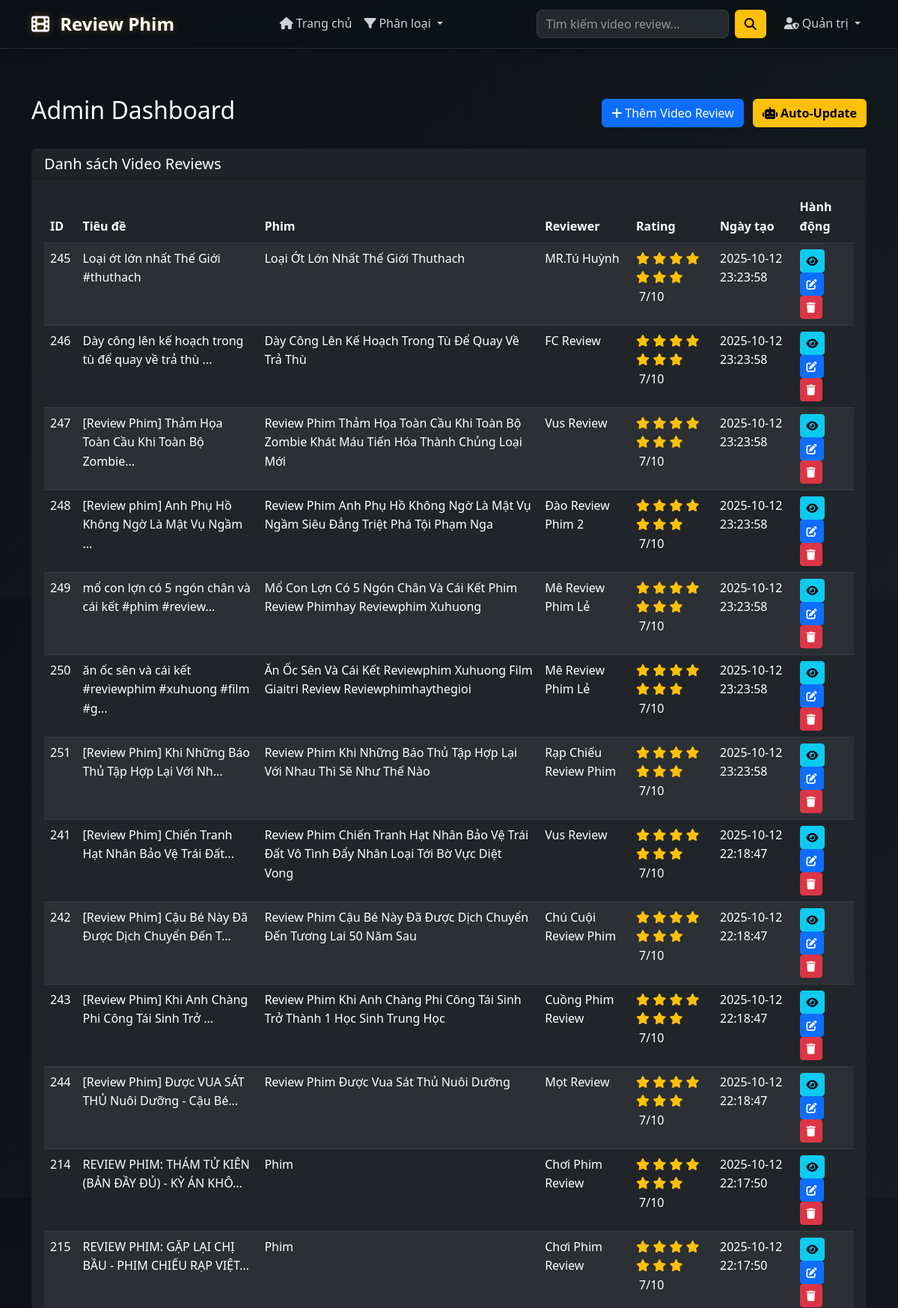
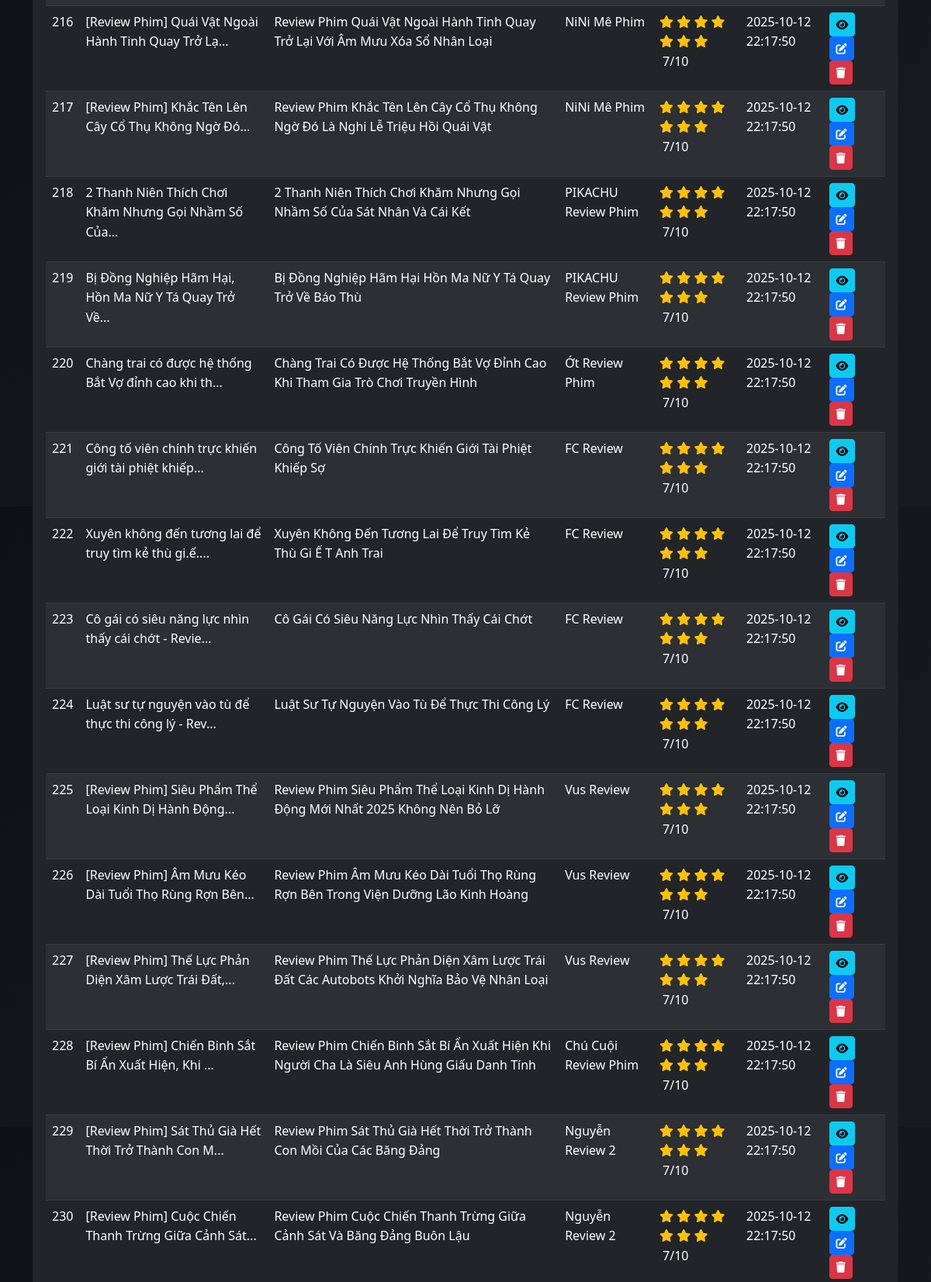
The page /admin (upper part) on the database its author committed (2 pictures, top to bottom).
### tables this page shows
CREATE TABLE video_reviews (
                    id INTEGER PRIMARY KEY AUTOINCREMENT,
                    title TEXT NOT NULL,
                    movie_title TEXT NOT NULL,
                    reviewer_name TEXT NOT NULL,
                    video_url TEXT NOT NULL,
                    video_type TEXT NOT NULL,
                    video_id TEXT NOT NULL,
                    description TEXT,
                    rating INTEGER,
                    movie_link TEXT,
                    created_at TIMESTAMP DEFAULT CURRENT_TIMESTAMP
                , channel_name TEXT, thumbnail_url TEXT DEFAULT "", published_at TIMESTAMP, updated_at TIMESTAMP, country TEXT DEFAULT "Unknown", genre TEXT DEFAULT "Unknown", series_name TEXT, episode_number INTEGER, movie_type TEXT DEFAULT "single");

### app.py (the view)
@app.route('/admin')
def admin_dashboard():
    if not is_localhost():
        flash('Tính năng quản trị chỉ khả dụng khi truy cập từ localhost!', 'error')
        return redirect(url_for('index'))
    conn = get_conn()
    c = conn.cursor()
    c.execute('SELECT * FROM video_reviews ORDER BY created_at DESC')
    reviews = c.fetchall()
    conn.close()
    return render_template('admin/dashboard.html', reviews=reviews)

### app.py (called while the page is built)
def get_conn(path='db.sqlite'):
    conn = sqlite3.connect(path, check_same_thread=False, timeout=30)
    try:
        conn.execute("PRAGMA journal_mode=WAL;")
    except Exception:
        pass
    return conn

def is_localhost():
    remote_addr = request.environ.get('REMOTE_ADDR', '')
    http_host = request.environ.get('HTTP_HOST', '')
    localhost_ips = ['127.0.0.1', '::1']
    localhost_hosts = ['localhost', '127.0.0.1']
    if remote_addr in localhost_ips:
        return True
    if any(host in http_host for host in localhost_hosts):
        return True
    return False

### templates/admin/dashboard.html (shortened to what this page needs)
{% extends "base.html" %}
{% block content %}
<div class="container mt-5 pt-5">
  <div class="row">
    <div class="col-12">
      <div class="d-flex justify-content-between align-items-center mb-4">
        <h2 class="text-white">Admin Dashboard</h2>
        <div>
          <a href="{{ url_for('admin_new_review') }}" class="btn btn-primary me-2">
            <i class="fas fa-plus me-1"></i>Thêm Video Review
          </a>
          <a href="{{ url_for('admin_auto_update') }}" class="btn btn-warning">
            <i class="fas fa-robot me-1"></i>Auto-Update
          </a>
        </div>
      </div>
    </div>
  </div>
  <div class="row">
    <div class="col-12">
      <div class="card bg-dark text-white">
        <div class="card-header">
          <h5 class="mb-0">Danh sách Video Reviews</h5>
        </div>
        <div class="card-body">
          {% if reviews %}
          <div class="table-responsive">
            <table class="table table-dark table-striped">
              <thead>
                <tr>
                  <th>ID</th>
                  <th>Tiêu đề</th>
                  <th>Phim</th>
                  <th>Reviewer</th>
                  <th>Rating</th>
                  <th>Ngày tạo</th>
                  <th>Hành động</th>
                </tr>
              </thead>
              <tbody>
                {% for review in reviews %}
                <tr>
                  <td>{{ review[0] }}</td>
                  <td>{{ review[1][:50] }}{% if review[1]|length > 50 %}...{% endif %}</td>
                  <td>{{ review[2] }}</td>
                  <td>{{ review[3] }}</td>
                  <td>
                    {% for i in range(review[8]) %}
                      <i class="fas fa-star text-warning"></i>
                    {% endfor %}
                    <span class="ms-1">{{ review[8] }}/10</span>
                  </td>
                  <td>{{ review[10] }}</td>
                  <td>
                    <a href="{{ url_for('review_detail', review_id=review[0]) }}"
                       class="btn btn-sm btn-info me-1" target="_blank">
                      <i class="fas fa-eye"></i>
                    </a>
                    <a href="{{ url_for('admin_edit_review', review_id=review[0]) }}"
                       class="btn btn-sm btn-primary me-1">
                      <i class="fas fa-edit"></i>
                    </a>
                    <a href="{{ url_for('admin_delete_review', review_id=review[0]) }}"
                       class="btn btn-sm btn-danger"
                       onclick="return confirm('Xóa video này?');">
                      <i class="fas fa-trash"></i>
                    </a>
                  </td>
                </tr>
                {% endfor %}
              </tbody>
            </table>
          </div>
          {% endif %}
        </div>
      </div>
    </div>
  </div>
</div>
{% endblock %}

### templates/base.html (shortened to what this page needs)
<!DOCTYPE html>
<html lang="vi">
<head>
    <link href="https://cdnjs.cloudflare.com/ajax/libs/bootstrap/5.3.0/css/bootstrap.min.css" rel="stylesheet">
    <link href="https://cdnjs.cloudflare.com/ajax/libs/font-awesome/6.4.0/css/all.min.css" rel="stylesheet">
    <link href="{{ url_for('static', filename='css/style.css') }}" rel="stylesheet">
</head>
<body>
    <nav class="navbar navbar-expand-lg navbar-dark bg-dark fixed-top">
        <div class="container">
            <a class="navbar-brand" href="{{ url_for('index') }}">
                <i class="fas fa-film me-2"></i>
                <strong>Review Phim</strong>
            </a>
            <div class="collapse navbar-collapse" id="navbarNav">
                <ul class="navbar-nav mx-auto">
                    <li class="nav-item">
                        <a class="nav-link" href="{{ url_for('index') }}">
                            <i class="fas fa-home me-1"></i>Trang chủ
                        </a>
                    </li>
                    <li class="nav-item dropdown">
                        <a class="nav-link dropdown-toggle" href="#" role="button" data-bs-toggle="dropdown">
                            <i class="fas fa-filter me-1"></i>Phân loại
                        </a>
                    </li>
                </ul>
                <form class="d-flex me-3" action="{{ url_for('search') }}" method="GET">
                    <input class="form-control me-2" type="search" name="q" placeholder="Tìm kiếm video review..."
                           value="{{ request.args.get('q', '') }}">
                    <button class="btn btn-warning" type="submit">
                        <i class="fas fa-search"></i>
                    </button>
                </form>
                <ul class="navbar-nav">
                    {% if request.environ.get('REMOTE_ADDR') in ['127.0.0.1', 'localhost'] or request.environ.get('HTTP_HOST', '').startswith('127.0.0.1') or request.environ.get('HTTP_HOST', '').startswith('localhost') %}
                    <li class="nav-item dropdown">
                        <a class="nav-link dropdown-toggle text-warning" href="#" role="button" data-bs-toggle="dropdown">
                            <i class="fas fa-user-shield me-1"></i>Quản trị
                        </a>
                    </li>
                    {% endif %}
                </ul>
            </div>
        </div>
    </nav>
    <main class="main-content">
        {% block content %}{% endblock %}
    </main>
</body>
</html>

### static/css/style.css (style rules this page uses)
:root { --primary-bg: #0d1117; --secondary-bg: #161b22; --card-bg: rgba(255, 255, 255, 0.05); --warning: #ffc107; --warning-dark: #f57c00; --success: #28a745; --danger: #dc3545; --info: #17a2b8; --light: #f8f9fa; --dark: #343a40; --text-light: #c9d1d9; --text-muted: #8b949e; --border-color: rgba(255, 255, 255, 0.1); }
body { font-family: 'Segoe UI', Tahoma, Geneva, Verdana, sans-serif; background: linear-gradient(135deg, #0d1117 0%, #161b22 100%); color: var(--text-light); min-height: 100vh; line-height: 1.6; }
.navbar { backdrop-filter: blur(10px); background: rgba(13, 17, 23, 0.95) !important; border-bottom: 1px solid var(--border-color); box-shadow: 0 2px 10px rgba(0, 0, 0, 0.3); }
.navbar-brand { font-size: 1.5rem; font-weight: 700; text-shadow: 0 0 10px rgba(255, 193, 7, 0.3); }
.nav-link { color: var(--text-light) !important; font-weight: 500; transition: color 0.3s ease; }
.main-content { margin-top: 80px; min-height: calc(100vh - 160px); }
.btn-warning { background: var(--warning); border-color: var(--warning); color: black; font-weight: 600; transition: all 0.3s ease; }
.table-dark { --bs-table-bg: transparent; }
.table-dark td, .table-dark th { border-color: var(--border-color); }
.form-control { background: rgba(255, 255, 255, 0.1); border: 1px solid var(--border-color); color: white; border-radius: 8px; }
.form-control::placeholder { color: rgba(255, 255, 255, 0.5); }

### rows shown on the page
video_reviews: id "245", title "Loại ớt lớn nhất Thế Giới #thuthach", movie_title "Loại Ớt Lớn Nhất Thế Giới Thuthach", reviewer_name "MR.Tú Huỳnh", rating "7", created_at "2025-10-12 23:23:58"
video_reviews: id "246", title "Dày công lên kế hoạch trong tù để quay về trả thù", movie_title "Dày Công Lên Kế Hoạch Trong Tù Để Quay Về Trả Thù", reviewer_name "FC Review", rating "7", created_at "2025-10-12 23:23:58"
video_reviews: id "247", title "[Review Phim] Thảm Họa Toàn Cầu Khi Toàn Bộ Zombie", movie_title "Review Phim Thảm Họa Toàn Cầu Khi Toàn Bộ Zombie Khát Máu Tiến Hóa Thành Chủng Loại Mới", reviewer_name "Vus Review", rating "7", created_at "2025-10-12 23:23:58"
video_reviews: id "248", title "[Review phim] Anh Phụ Hồ Không Ngờ Là Mật Vụ Ngầm", movie_title "Review Phim Anh Phụ Hồ Không Ngờ Là Mật Vụ Ngầm Siêu Đẳng Triệt Phá Tội Phạm Nga", reviewer_name "Đào Review Phim 2", rating "7", created_at "2025-10-12 23:23:58"
video_reviews: id "249", title "mổ con lợn có 5 ngón chân và cái kết #phim #review", movie_title "Mổ Con Lợn Có 5 Ngón Chân Và Cái Kết Phim Review Phimhay Reviewphim Xuhuong", reviewer_name "Mê Review Phim Lẻ", rating "7", created_at "2025-10-12 23:23:58"
video_reviews: id "250", title "ăn ốc sên và cái kết #reviewphim #xuhuong #film #g", movie_title "Ăn Ốc Sên Và Cái Kết Reviewphim Xuhuong Film Giaitri Review Reviewphimhaythegioi", reviewer_name "Mê Review Phim Lẻ", rating "7", created_at "2025-10-12 23:23:58"
video_reviews: id "251", title "[Review Phim] Khi Những Báo Thủ Tập Hợp Lại Với Nh", movie_title "Review Phim Khi Những Báo Thủ Tập Hợp Lại Với Nhau Thì Sẽ Như Thế Nào", reviewer_name "Rạp Chiếu Review Phim", rating "7", created_at "2025-10-12 23:23:58"
video_reviews: id "241", title "[Review Phim] Chiến Tranh Hạt Nhân Bảo Vệ Trái Đất", movie_title "Review Phim Chiến Tranh Hạt Nhân Bảo Vệ Trái Đất Vô Tình Đẩy Nhân Loại Tới Bờ Vực Diệt Vong", reviewer_name "Vus Review", rating "7", created_at "2025-10-12 22:18:47"
video_reviews: id "242", title "[Review Phim] Cậu Bé Này Đã Được Dịch Chuyển Đến T", movie_title "Review Phim Cậu Bé Này Đã Được Dịch Chuyển Đến Tương Lai 50 Năm Sau", reviewer_name "Chú Cuội Review Phim", rating "7", created_at "2025-10-12 22:18:47"
video_reviews: id "243", title "[Review Phim] Khi Anh Chàng Phi Công Tái Sinh Trở", movie_title "Review Phim Khi Anh Chàng Phi Công Tái Sinh Trở Thành 1 Học Sinh Trung Học", reviewer_name "Cuồng Phim Review", rating "7", created_at "2025-10-12 22:18:47"
video_reviews: id "244", title "[Review Phim] Được VUA SÁT THỦ Nuôi Dưỡng - Cậu Bé", movie_title "Review Phim Được Vua Sát Thủ Nuôi Dưỡng", reviewer_name "Mọt Review", rating "7", created_at "2025-10-12 22:18:47"
video_reviews: id "214", title "REVIEW PHIM: THÁM TỬ KIÊN (BẢN ĐẦY ĐỦ) - KỲ ÁN KHÔ", movie_title "Phim", reviewer_name "Chơi Phim Review", rating "7", created_at "2025-10-12 22:17:50"
video_reviews: id "215", title "REVIEW PHIM: GẶP LẠI CHỊ BẦU - PHIM CHIẾU RẠP VIỆT", movie_title "Phim", reviewer_name "Chơi Phim Review", rating "7", created_at "2025-10-12 22:17:50"
video_reviews: id "216", title "[Review Phim] Quái Vật Ngoài Hành Tinh Quay Trở Lạ", movie_title "Review Phim Quái Vật Ngoài Hành Tinh Quay Trở Lại Với Âm Mưu Xóa Sổ Nhân Loại", reviewer_name "NiNi Mê Phim", rating "7", created_at "2025-10-12 22:17:50"
video_reviews: id "217", title "[Review Phim] Khắc Tên Lên Cây Cổ Thụ Không Ngờ Đó", movie_title "Review Phim Khắc Tên Lên Cây Cổ Thụ Không Ngờ Đó Là Nghi Lễ Triệu Hồi Quái Vật", reviewer_name "NiNi Mê Phim", rating "7", created_at "2025-10-12 22:17:50"
video_reviews: id "218", title "2 Thanh Niên Thích Chơi Khăm Nhưng Gọi Nhầm Số Của", movie_title "2 Thanh Niên Thích Chơi Khăm Nhưng Gọi Nhầm Số Của Sát Nhân Và Cái Kết", reviewer_name "PIKACHU Review Phim", rating "7", created_at "2025-10-12 22:17:50"
video_reviews: id "219", title "Bị Đồng Nghiệp Hãm Hại, Hồn Ma Nữ Y Tá Quay Trở Về", movie_title "Bị Đồng Nghiệp Hãm Hại Hồn Ma Nữ Y Tá Quay Trở Về Báo Thù", reviewer_name "PIKACHU Review Phim", rating "7", created_at "2025-10-12 22:17:50"
video_reviews: id "220", title "Chàng trai có được hệ thống Bắt Vợ đỉnh cao khi th", movie_title "Chàng Trai Có Được Hệ Thống Bắt Vợ Đỉnh Cao Khi Tham Gia Trò Chơi Truyền Hình", reviewer_name "Ớt Review Phim", rating "7", created_at "2025-10-12 22:17:50"
video_reviews: id "221", title "Công tố viên chính trực khiến giới tài phiệt khiếp", movie_title "Công Tố Viên Chính Trực Khiến Giới Tài Phiệt Khiếp Sợ", reviewer_name "FC Review", rating "7", created_at "2025-10-12 22:17:50"
video_reviews: id "222", title "Xuyên không đến tương lai để truy tìm kẻ thù gi.ế.", movie_title "Xuyên Không Đến Tương Lai Để Truy Tìm Kẻ Thù Gi Ế T Anh Trai", reviewer_name "FC Review", rating "7", created_at "2025-10-12 22:17:50"
video_reviews: id "223", title "Cô gái có siêu năng lực nhìn thấy cái chớt - Revie", movie_title "Cô Gái Có Siêu Năng Lực Nhìn Thấy Cái Chớt", reviewer_name "FC Review", rating "7", created_at "2025-10-12 22:17:50"
video_reviews: id "224", title "Luật sư tự nguyện vào tù để thực thi công lý - Rev", movie_title "Luật Sư Tự Nguyện Vào Tù Để Thực Thi Công Lý", reviewer_name "FC Review", rating "7", created_at "2025-10-12 22:17:50"
video_reviews: id "225", title "[Review Phim] Siêu Phẩm Thể Loại Kinh Dị Hành Động", movie_title "Review Phim Siêu Phẩm Thể Loại Kinh Dị Hành Động Mới Nhất 2025 Không Nên Bỏ Lỡ", reviewer_name "Vus Review", rating "7", created_at "2025-10-12 22:17:50"
video_reviews: id "226", title "[Review Phim] Âm Mưu Kéo Dài Tuổi Thọ Rùng Rợn Bên", movie_title "Review Phim Âm Mưu Kéo Dài Tuổi Thọ Rùng Rợn Bên Trong Viện Dưỡng Lão Kinh Hoàng", reviewer_name "Vus Review", rating "7", created_at "2025-10-12 22:17:50"
video_reviews: id "227", title "[Review Phim] Thế Lực Phản Diện Xâm Lược Trái Đất,", movie_title "Review Phim Thế Lực Phản Diện Xâm Lược Trái Đất Các Autobots Khởi Nghĩa Bảo Vệ Nhân Loại", reviewer_name "Vus Review", rating "7", created_at "2025-10-12 22:17:50"
video_reviews: id "228", title "[Review Phim] Chiến Binh Sắt Bí Ẩn Xuất Hiện, Khi", movie_title "Review Phim Chiến Binh Sắt Bí Ẩn Xuất Hiện Khi Người Cha Là Siêu Anh Hùng Giấu Danh Tính", reviewer_name "Chú Cuội Review Phim", rating "7", created_at "2025-10-12 22:17:50"
video_reviews: id "229", title "[Review Phim] Sát Thủ Già Hết Thời Trở Thành Con M", movie_title "Review Phim Sát Thủ Già Hết Thời Trở Thành Con Mồi Của Các Băng Đảng", reviewer_name "Nguyễn Review 2", rating "7", created_at "2025-10-12 22:17:50"
video_reviews: id "230", title "[Review Phim] Cuộc Chiến Thanh Trừng Giữa Cảnh Sát", movie_title "Review Phim Cuộc Chiến Thanh Trừng Giữa Cảnh Sát Và Băng Đảng Buôn Lậu", reviewer_name "Nguyễn Review 2", rating "7", created_at "2025-10-12 22:17:50"
